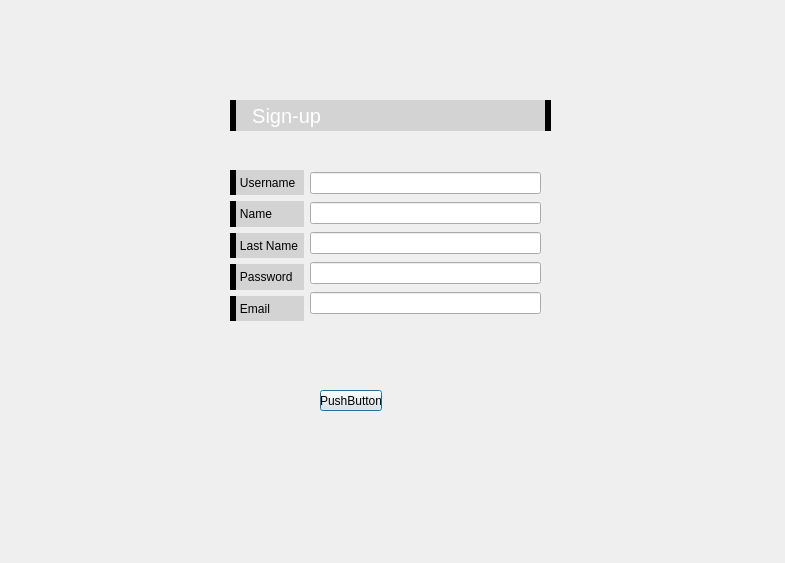
<?xml version="1.0" encoding="UTF-8"?>
<ui version="4.0">
 <class>dialogaccount</class>
 <widget class="QDialog" name="dialogaccount">
  <property name="geometry">
   <rect>
    <x>0</x>
    <y>0</y>
    <width>785</width>
    <height>563</height>
   </rect>
  </property>
  <property name="windowTitle">
   <string>Dialog</string>
  </property>
  <widget class="QWidget" name="layoutWidget_2">
   <property name="geometry">
    <rect>
     <x>310</x>
     <y>170</y>
     <width>231</width>
     <height>151</height>
    </rect>
   </property>
   <layout class="QVBoxLayout" name="verticalLayout_4">
    <item>
     <widget class="QLineEdit" name="username">
      <property name="styleSheet">
       <string notr="true"/>
      </property>
     </widget>
    </item>
    <item>
     <widget class="QLineEdit" name="name"/>
    </item>
    <item>
     <widget class="QLineEdit" name="lastname"/>
    </item>
    <item>
     <widget class="QLineEdit" name="password">
      <property name="echoMode">
       <enum>QLineEdit::Password</enum>
      </property>
     </widget>
    </item>
    <item>
     <widget class="QLineEdit" name="email"/>
    </item>
   </layout>
  </widget>
  <widget class="QLabel" name="label">
   <property name="geometry">
    <rect>
     <x>230</x>
     <y>100</y>
     <width>321</width>
     <height>31</height>
    </rect>
   </property>
   <property name="styleSheet">
    <string notr="true">color:white;


 border-left: 6px solid black;
 border-right: 6px solid black;
  background-color: lightgrey;
font-size:20px;


</string>
   </property>
   <property name="text">
    <string>    Sign-up </string>
   </property>
  </widget>
  <widget class="QWidget" name="layoutWidget">
   <property name="geometry">
    <rect>
     <x>230</x>
     <y>170</y>
     <width>74</width>
     <height>151</height>
    </rect>
   </property>
   <layout class="QVBoxLayout" name="verticalLayout_3">
    <item>
     <widget class="QLabel" name="label_7">
      <property name="styleSheet">
       <string notr="true">

 border-left: 6px solid black;

  background-color: lightgrey;


</string>
      </property>
      <property name="text">
       <string>   Username</string>
      </property>
     </widget>
    </item>
    <item>
     <widget class="QLabel" name="label_8">
      <property name="styleSheet">
       <string notr="true">

 border-left: 6px solid black;

  background-color: lightgrey;


</string>
      </property>
      <property name="text">
       <string>   Name</string>
      </property>
     </widget>
    </item>
    <item>
     <widget class="QLabel" name="label_9">
      <property name="styleSheet">
       <string notr="true">

 border-left: 6px solid black;

  background-color: lightgrey;


</string>
      </property>
      <property name="text">
       <string>   Last Name</string>
      </property>
     </widget>
    </item>
    <item>
     <widget class="QLabel" name="label_10">
      <property name="styleSheet">
       <string notr="true">

 border-left: 6px solid black;

  background-color: lightgrey;


</string>
      </property>
      <property name="text">
       <string>   Password</string>
      </property>
     </widget>
    </item>
    <item>
     <widget class="QLabel" name="label_11">
      <property name="styleSheet">
       <string notr="true">

 border-left: 6px solid black;

  background-color: lightgrey;


</string>
      </property>
      <property name="text">
       <string>   Email</string>
      </property>
     </widget>
    </item>
   </layout>
  </widget>
  <widget class="QPushButton" name="pushButton">
   <property name="geometry">
    <rect>
     <x>320</x>
     <y>390</y>
     <width>62</width>
     <height>21</height>
    </rect>
   </property>
   <property name="text">
    <string>PushButton</string>
   </property>
  </widget>
 </widget>
 <resources/>
 <connections/>
</ui>
